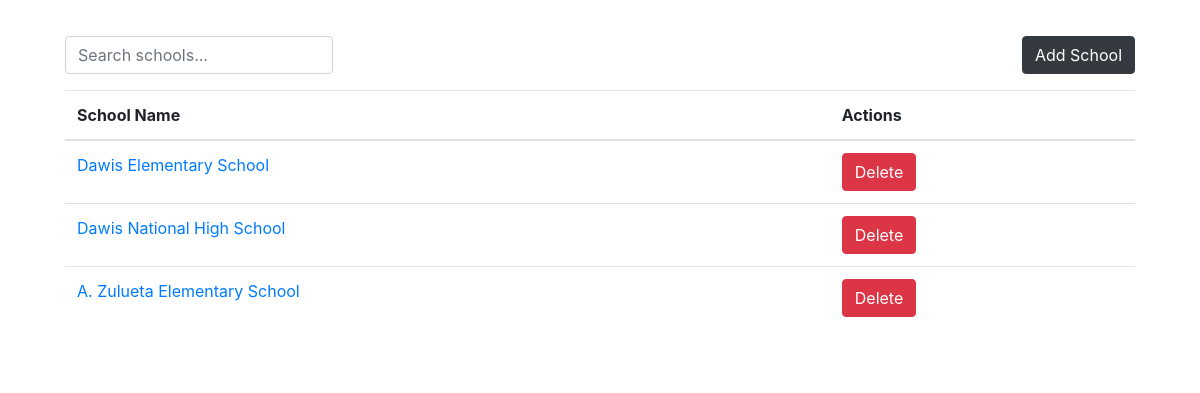
The app's page /App/includes/schools.php with its own data.
### tables this page shows
CREATE TABLE IF NOT EXISTS schools (
    id INT AUTO_INCREMENT PRIMARY KEY,
    empAssignSchool VARCHAR(255) NOT NULL,
    created_at TIMESTAMP DEFAULT CURRENT_TIMESTAMP
);

### App/includes/schools.php (the view, shortened to what this page needs)
<?php
$config = new Config();
$conn   = $config->DB_CONNECTION;
?>
<!DOCTYPE html>
<html lang="en">
<head>
    <link rel="stylesheet" href="/sdotracker/node_modules/bootstrap/dist/css/bootstrap.min.css" />
</head>
<body>
<?php
if (isset($_GET['school_id'])):
    $school_id = intval($_GET['school_id']);
    $stmtSchool = $conn->prepare("SELECT empAssignSchool FROM schools WHERE id = ?");
    $stmtSchool->execute([$school_id]);
    $school = $stmtSchool->fetch(PDO::FETCH_ASSOC);
    ?>
    <div class="container mt-3">
        <h2>Employees for School: <?= htmlspecialchars($school['empAssignSchool']) ?></h2>
        <a href="dashboard?page=schools" class="btn btn-secondary mb-3">Back to Schools</a>
        <?php
        $stmt = $conn->prepare("
            SELECT
                e.id,
                e.empName,
                e.empNumber,
                e.empDob,
                e.empCS,
                e.empAddress,
                e.empSex,
                p.empPosition AS position,
                e.empHistory,
                e.empStatus,
                e.created_at
            FROM employees AS e
            INNER JOIN positions AS p ON e.empPosition_id = p.id
            WHERE e.empAssignSchool_id = ?
        ");
        $stmt->execute([$school_id]);
        $employees = $stmt->fetchAll(PDO::FETCH_ASSOC);
        if ($employees):
        ?>
        <style>
        .table-container {
        overflow-x: auto;
        cursor: pointer;
    }
        </style>
           <div class="d-flex justify-content-end align-items-end mt-2 mb-2">
      <input type="text" id="searchInputEmps" placeholder="Search employee..." class="form-control w-25" onkeyup="searchThisEmp()">
</div>
        <div class="table-container table-responsive" id="scrollableTable">
            <table class="table" id="searchEmpSchool">
                <thead>
                    <tr>
                        <th class="text-nowrap">#</th>
                        <th class="text-nowrap">Name</th>
                        <th class="text-nowrap">Employee Number</th>
                        <th class="text-nowrap">Date of Birth</th>
                        <th class="text-nowrap">Civil Status</th>
                        <th class="text-nowrap">Tin #</th>
                        <th class="text-nowrap">Plantilla #</th>
                        <th class="text-nowrap">District</th>
                        <th class="text-nowrap">Address</th>
                        <th class="text-nowrap">Sex</th>
                        <th class="text-nowrap">Position</th>
                        <th class="text-nowrap">History</th>
                        <th class="text-nowrap">Status</th>
                        <th class="text-nowrap">Created At</th>
                    </tr>
                </thead>
                <tbody>
                    <?php foreach ($employees as $emp): ?>
                        <tr>
                            <td class="text-nowrap"><?= htmlspecialchars($emp['id']) ?></td>
                            <td class="text-nowrap"><?= htmlspecialchars($emp['empName']) ?></td>
                            <td class="text-nowrap"><?= htmlspecialchars($emp['empNumber']) ?></td>
                            <td class="text-nowrap"><?= htmlspecialchars($emp['empDob']) ?></td>
                            <td class="text-nowrap"><?= htmlspecialchars($emp['empTinNum']) ?></td>
                            <td class="text-nowrap"><?= htmlspecialchars($emp['empPlantilla']) ?></td>
                            <td class="text-nowrap"><?= htmlspecialchars($emp['empDistrict']) ?></td>
                            <td class="text-nowrap"><?= htmlspecialchars($emp['empCS']) ?></td>
                            <td class="text-nowrap"><?= htmlspecialchars($emp['empAddress']) ?></td>
                            <td class="text-nowrap"><?= htmlspecialchars($emp['empSex']) ?></td>
                            <td class="text-nowrap"><?= htmlspecialchars($emp['position']) ?></td>
                            <td class="text-nowrap"><?= htmlspecialchars($emp['empHistory']) ?></td>
                            <td class="text-nowrap">
                                <span class="badge rounded-pill bg-primary badge-sm">
                                <?= htmlspecialchars($emp['empStatus']) ?>
                                </span>
                            </td>
                            <td class="text-nowrap"><?= htmlspecialchars($emp['created_at']) ?></td>
                        </tr>
                    <?php endforeach; ?>
                </tbody>
            </table>
        <?php else: ?>
            <p>No employees found for this school.</p>
        <?php endif; ?>
    </div>
    </div>
<?php else: ?>
    <div class="container mt-3 bg-white">
        <div class="card border-0">
            <div class="card-body">
                <div class="d-flex justify-content-between mb-3">
                    <input type="text" id="searchInput" placeholder="Search schools..." class="form-control w-25">
                    <button class="btn btn-dark" data-bs-toggle="modal" data-bs-target="#addSchoolsModal">
                        <i class="fa fa-plus"></i> Add School
                    </button>
                </div>
                <div class="table-responsive">
                    <table id="schoolsTable" class="table">
                        <thead>
                            <tr>
                                <th>School Name</th>
                                <th>Actions</th>
                            </tr>
                        </thead>
                        <tbody>
                            <?php
                            $sql = "SELECT * FROM schools";
                            $result = $conn->query($sql);
                            foreach ($result as $row):
                            ?>
                                <tr>
                                    <td>
                                        <a href="dashboard?page=schools&school_id=<?= htmlspecialchars($row['id']) ?>" class="school-link">
                                            <?= htmlspecialchars($row['empAssignSchool']) ?>
                                        </a>
                                    </td>
                                    <td>
                                        <form method="POST" action="" style="display: inline;">
                                            <button type="submit" class="btn btn-danger">
                                                <i class="fa fa-trash"></i> Delete
                                            </button>
                                        </form>
                                    </td>
                                </tr>
                            <?php endforeach; ?>
                        </tbody>
                    </table>
                </div>
            </div>
        </div>
    </div>
<?php endif; ?>
</body>
</html>

### records on screen
schools: empAssignSchool "Dawis Elementary School"
schools: empAssignSchool "Dawis National High School"
schools: empAssignSchool "A. Zulueta Elementary School"
